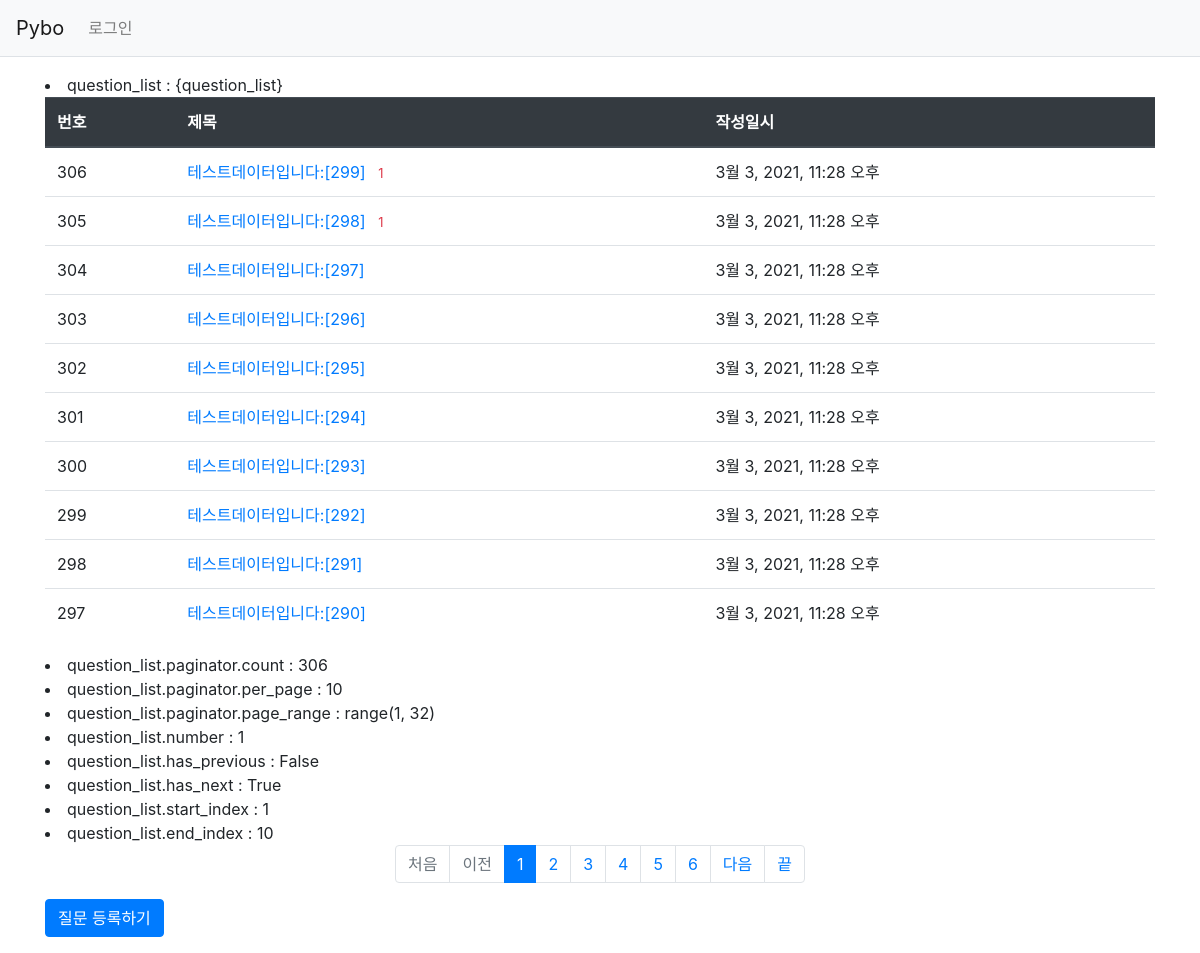
Screenshot of /pybo/ with the database file from the repository.
### pybo/models.py (models this page shows, shortened)
class Question(models.Model):
    subject = models.CharField(max_length=200)
    content = models.TextField()
    create_date = models.DateTimeField()
    author = models.ForeignKey(User, on_delete=models.CASCADE)

### pybo/views.py (the view)
# urls.py: path('', views.index, name='index'),
def index(request):
    page = request.GET.get('page', '1')
    question_list = Question.objects.order_by('-create_date')
    paginator = Paginator(question_list, 10) #페이지당 10개씩 보여주기
    page_obj = paginator.get_page(page)
    context = {'question_list' : page_obj}
    return render(request, 'pybo/question_list.html', context)

### pybo/templatetags/pybo_filter.py (called while the page is built)
@register.filter
def sub(value, arg):
    return value - arg

### templates/pybo/question_list.html
{% extends 'base.html' %}
{% load pybo_filter %}
{% block content %}
<div class="container my-3">
    <table class="table">
        <thead>
        <tr class="thead-dark">
            <th>번호</th>
            <th>제목</th>
            <th>작성일시</th>
        </tr>
        </thead>
        <tbody>
        <li>question_list : {question_list}</li>
        {% if question_list %}
        {% for question in question_list %}
        <tr>
            <td>{{ question_list.paginator.count|sub:question_list.start_index|sub:forloop.counter0|add:1}}</td>
            <td>
                <a href="{% url 'pybo:detail' question.id %}">{{question.subject}}</a>
                {% if question.answer_set.count > 0 %}
                <span class="text-danger small ml-2">{{ question.answer_set.count }}</span>
                {% endif %}
            </td>
            <td>
                {{ question.create_date }}
            </td>
        </tr>
        {% endfor %}
        {% else %}
        <tr>
            <td colspan="3">질문이 없습니다.</td>
        </tr>
        {% endif %}
        </tbody>
    </table>
    <li>question_list.paginator.count : {{ question_list.paginator.count }}</li>
    <li>question_list.paginator.per_page : {{ question_list.paginator.per_page }}</li>
    <li>question_list.paginator.page_range : {{ question_list.paginator.page_range }}</li>
    <li>question_list.number : {{ question_list.number }}</li>
    <li>question_list.has_previous : {{ question_list.has_previous }}</li>
    <li>question_list.has_next : {{ question_list.has_next }}</li>
    <li>question_list.start_index : {{ question_list.start_index }}</li>
    <li>question_list.end_index : {{ question_list.end_index }}</li>
    <ul class="pagination justify-content-center ">
        {% if question_list.number != question_list.start_index %}
        <li class="page-item">
            <a class="page-link" href="?page={{ start_index }}">처음</a>
        </li>
        {% else %}
        <li class="page-item disabled">
            <a class="page-link"  tabindex="-1" aria-disabled="true" href="#">처음</a>
        </li>
        {% endif %}
        {% if question_list.has_previous%}
        <li class="page-item">
            <a class="page-link" href="?page={{ question_list.previous_page_number }}">이전</a>
        </li>
        {% else %}
        <li class="page-item disabled">
            <a class="page-link"  tabindex="-1" aria-disabled="true" href="#">이전</a>
        </li>
        {% endif %}
        {% for page_number in question_list.paginator.page_range %}
            {% if page_number >= question_list.number|add:-5 and page_number <= question_list.number|add:5 %}
                {% if page_number == question_list.number %}
                <li class="page-item active" aria-current="page">
                   <a class="page-link" href="?page={{ page_number }}">{{ page_number }}</a>
                </li>
                {% else %}
                <li class="page-item">
                    <a class="page-link" href="?page={{ page_number }}">{{ page_number }}</a>
                </li>
                {% endif %}
            {% endif %}
        {% endfor %}
        {% if question_list.has_next %}
        <li class="page-item">
            <a class="page-link" href="?page={{ question_list.next_page_number }}">
                다음
            </a>
        </li>
        {% else %}
        <li class="page-item disabled">
            <a class="page-link" tabindex="-1" aria-disabled="true" href="#">
                다음
            </a>
        </li>
        {% endif %}
        {% if question_list.number != question_list.end_index %}
        <li class="page-item">
            <a class="page-link" href="?page={{ 222 }}">끝</a>
        </li>
        {% else %}
        <li class="page-link disable">
            <a class="page-link" tabindex="-1" aria-disabled="true" href="#">끝</a>
        </li>
        {% endif %}
    </ul>
    <a href="{% url 'pybo:question_create' %}" class="btn btn-primary">질문 등록하기</a>
</div>
{% endblock %}

### rows the page displays
Question: paginator.count|sub "306", subject "테스트데이터입니다:[299]", answer_set.count "1", create_date "3월 3, 2021, 11:28 오후"
Question: paginator.count|sub "305", subject "테스트데이터입니다:[298]", answer_set.count "1", create_date "3월 3, 2021, 11:28 오후"
Question: paginator.count|sub "304", subject "테스트데이터입니다:[297]", create_date "3월 3, 2021, 11:28 오후"
Question: paginator.count|sub "303", subject "테스트데이터입니다:[296]", create_date "3월 3, 2021, 11:28 오후"
Question: paginator.count|sub "302", subject "테스트데이터입니다:[295]", create_date "3월 3, 2021, 11:28 오후"
Question: paginator.count|sub "301", subject "테스트데이터입니다:[294]", create_date "3월 3, 2021, 11:28 오후"
Question: paginator.count|sub "300", subject "테스트데이터입니다:[293]", create_date "3월 3, 2021, 11:28 오후"
Question: paginator.count|sub "299", subject "테스트데이터입니다:[292]", create_date "3월 3, 2021, 11:28 오후"
Question: paginator.count|sub "298", subject "테스트데이터입니다:[291]", create_date "3월 3, 2021, 11:28 오후"
Question: paginator.count|sub "297", subject "테스트데이터입니다:[290]", create_date "3월 3, 2021, 11:28 오후"

### other values shown
{{ question_list.paginator.count }} "306"
{{ question_list.paginator.per_page }} "10"
{{ question_list.paginator.page_range }} "range(1, 32)"
{{ question_list.number }} "1"
{{ question_list.has_previous }} "False"
{{ question_list.has_next }} "True"
{{ question_list.start_index }} "1"
{{ question_list.end_index }} "10"
{{ page_number }} "1"
{{ page_number }} "2" "3" "4" "5" "6"
